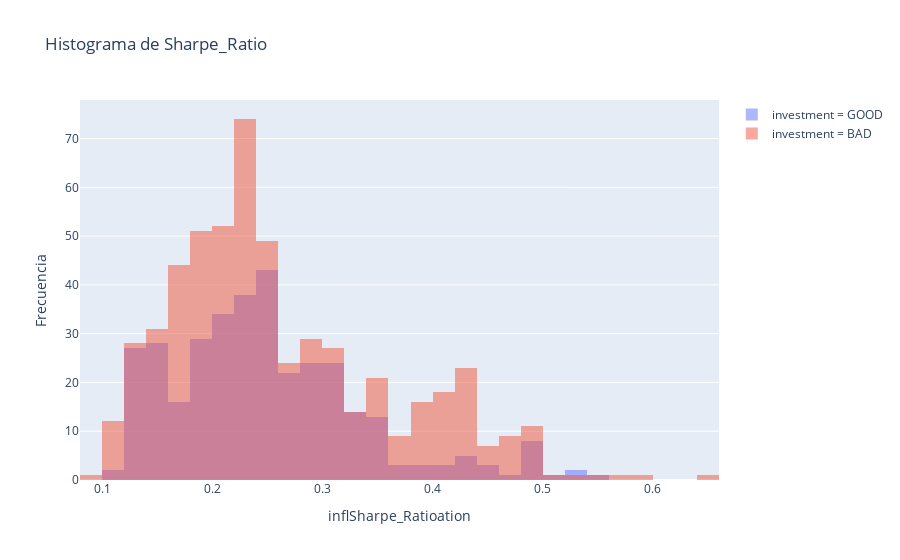

The notebook cell saved with this chart:
### Code cell
# Filtrar datos para deslizamientos igual a 1 y 0
df_desl_1 = data_1[data_1['investment'] == 'GOOD']
df_desl_0 = data_1[data_1['investment'] == 'BAD']

# Crear histograma para deslizamientos igual a 1
histogram_1 = go.Histogram(x=df_desl_1["Sharpe_Ratio"], opacity=0.5, name='investment = GOOD')

# Crear histograma para deslizamientos igual a 0
histogram_0 = go.Histogram(x=df_desl_0["Sharpe_Ratio"], opacity=0.5, name='investment = BAD')

# Configurar el diseño del gráfico
layout = go.Layout(title='Histograma de Sharpe_Ratio',
                   xaxis=dict(title='inflSharpe_Ratioation'),
                   yaxis=dict(title='Frecuencia'),
                   barmode='overlay')

# Crear la figura y agregar los histogramas
fig = go.Figure(data=[histogram_1, histogram_0], layout=layout)

# Mostrar el gráfico
fig.show()

### Figure 1 — Plotly figure (JSON) as saved in the notebook; plotly's stock layout.template omitted (floating-point values rounded to 4 significant figures; data arrays with more than 128 entries replaced by an {"elided": "..."} marker saying what was removed)
{"data": [{"name": "investment = GOOD", "opacity": 0.5, "type": "histogram", "x": {"elided": "344 float values"}}, {"name": "investment = BAD", "opacity": 0.5, "type": "histogram", "x": {"elided": "556 float values"}}], "layout": {"barmode": "overlay", "title": {"text": "Histograma de Sharpe_Ratio"}, "xaxis": {"title": {"text": "inflSharpe_Ratioation"}}, "yaxis": {"title": {"text": "Frecuencia"}}}}
